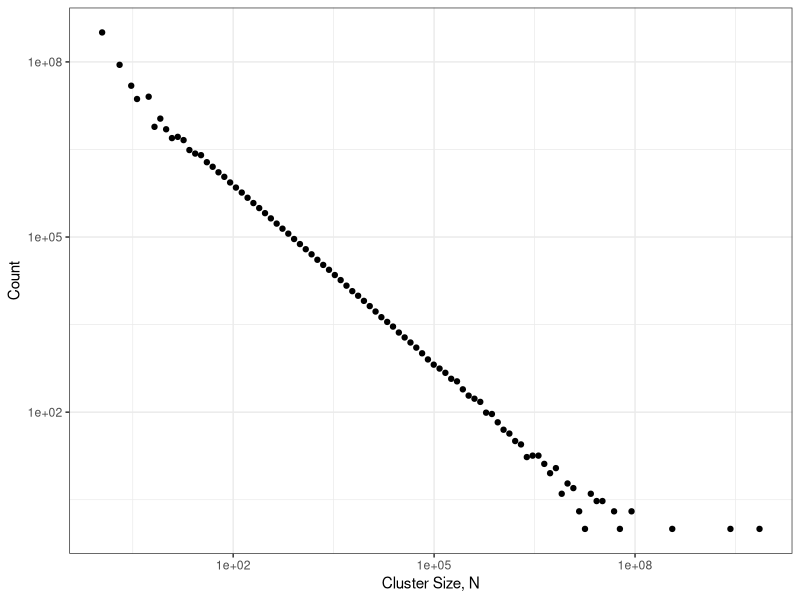

Generate this figure with R:
library(readr)
library(ggplot2)
library(dplyr)

# This is pre-processed in cluster_hist.R
cluster_hist <- read_csv("data/clusters_hist_100.csv", col_types = "ddid")

g <- cluster_hist %>%
  filter(counts > 0) %>%
  ggplot() +
  geom_point(aes(x = exp(mids), y = counts)) +
  scale_y_log10() +
  scale_x_log10() +
  labs(x = "Cluster Size, N", y = "Count") +
  theme_bw()

ggsave("fig-clusters.pdf", g, width = 3.5, height = 3.5, units = "in")
